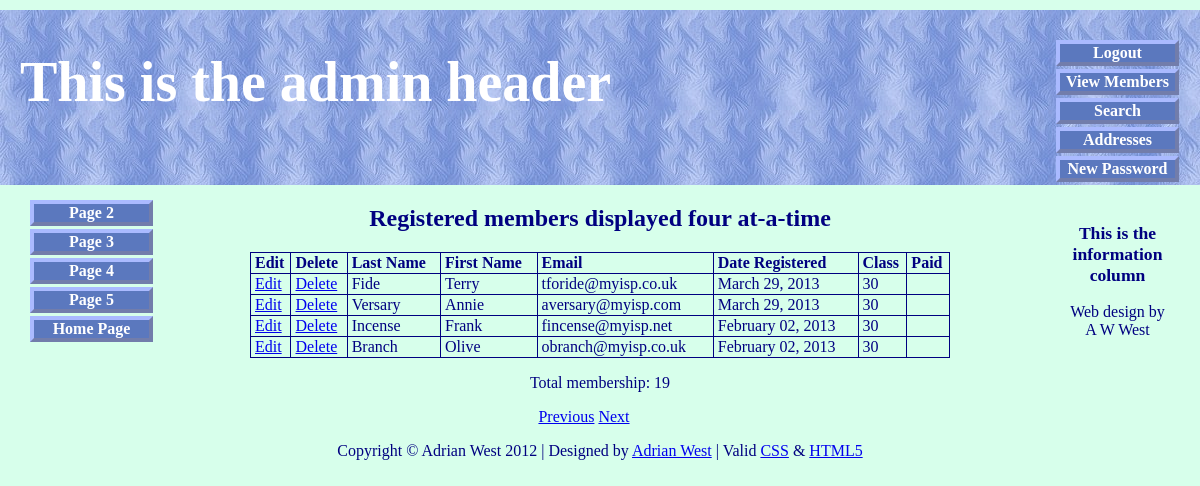
/admin_view_users.php?s=12&p=5 (signed in), run on the app's committed database.
### tables this page shows
CREATE TABLE IF NOT EXISTS `users` (
  `user_id` mediumint(6) unsigned NOT NULL AUTO_INCREMENT,
  `title` char(10) NOT NULL,
  `fname` varchar(30) NOT NULL,
  `lname` varchar(40) NOT NULL,
  `email` varchar(50) NOT NULL,
  `psword` char(40) NOT NULL,
  `uname` char(12) NOT NULL,
  `registration_date` datetime NOT NULL,
  `class` char(20) NOT NULL,
  `user_level` tinyint(2) unsigned NOT NULL,
  `addr1` varchar(50) NOT NULL,
  `addr2` varchar(50) DEFAULT NULL,
  `city` varchar(50) NOT NULL,
  `county` char(20) NOT NULL,
  `pcode` char(10) NOT NULL,
  `phone` char(11) DEFAULT NULL,
  `paid` enum('No','Yes') NOT NULL,
  PRIMARY KEY (`user_id`)
);

### admin_view_users.php (the view, shortened to what this page needs)
<!doctype html>
<html lang=en>
<head>
<link rel="stylesheet" type="text/css" href="includes.css">
</head>
<body>
<div id="container">
<?php include("header-admin.php"); ?>
<?php include("nav.php"); ?>
<?php include("info-col.php"); ?>
<div id="content">
<h2>Registered members displayed four at-a-time</h2>
<p>
<?php
require ('mysqli_connect.php');
$pagerows = 4;
if (isset($_GET['p']) && is_numeric
($_GET['p'])) {
$pages=$_GET['p'];
}
if (isset($_GET['s']) && is_numeric
($_GET['s'])) {
$start = $_GET['s'];
}else{
$start = 0;
}
$q = "SELECT lname, fname, email, DATE_FORMAT(registration_date, '%M %d, %Y') AS regdat, class, paid, user_id FROM users ORDER BY registration_date DESC LIMIT $start, $pagerows";
$result = @mysqli_query ($dbcon, $q);
if ($result) {
echo '<table>
<tr><td><b>Edit</b></td>
<td><b>Delete</b></td>
<td><b>Last Name</b></td>
<td><b>First Name</b></td>
<td><b>Email</b></td>
<td><b>Date Registered</b></td>
<td><b>Class</b></td>
<td><b>Paid</b></td>
</tr>';
while ($row = mysqli_fetch_array($result, MYSQLI_ASSOC)) {
	echo '<tr>
	<td><a href="edit_record.php?id=' . $row['user_id'] . '">Edit</a></td>
	<td><a href="delete_record.php?id=' . $row['user_id'] . '">Delete</a></td>
	<td>' . $row['lname'] . '</td>
	<td>' . $row['fname'] . '</td>
	<td>' . $row['email'] . '</td>
	<td>' . $row['regdat'] . '</td>
	<td>' . $row['class'] . '</td>
	<td>' . $row['paid'] . '</td>
	</tr>';
	}
	echo '</table>';
} else {
	echo '<p class="error">The current record could not be retrieved. We apologize for any inconvenience.</p>';
	echo '<p>' . mysqli_error($dbcon) . '<br><br>Query: ' . $q . '</p>';
}
$q = "SELECT COUNT(user_id) FROM users";
$result = @mysqli_query ($dbcon, $q);
$row = @mysqli_fetch_array ($result, MYSQLI_NUM);
$members = $row[0];
echo "<p>Total membership: $members</p>";
if ($pages > 1) {
echo '<p>';
$current_page = ($start/$pagerows) + 1;
if ($current_page != 1) {
echo '<a href="admin_view_users.php?s=' . ($start - $pagerows) . '&p=' . $pages . '">Previous</a> ';
}
if ($current_page != $pages) {
echo '<a href="admin_view_users.php?s=' . ($start + $pagerows) . '&p=' . $pages . '">Next</a> ';
}
echo '</p>';
}
?>
</div>
<?php include("footer.php"); ?>
</div>
</body>
</html>

### includes.css (style rules this page uses)
h2 { font-size:150%; color:navy; text-align:center; }
#container { position:relative; min-width:960px; max-width:1200px; margin:auto; text-align:left; }
#content { margin-left:150px; margin-right:150px; }
table { width:700px; border:1px navy solid; border-collapse:collapse; margin:auto; }
td { border:1px navy solid; padding:1px 0 1px 4px; text-align:left; }

### admin_view_users.php (style rules this page uses)
p { text-align:center; }

### data on the page
users: lname "Fide", fname "Terry", email "tforide@myisp.co.uk", regdat "March 29, 2013", class "30"
users: lname "Versary", fname "Annie", email "aversary@myisp.com", regdat "March 29, 2013", class "30"
users: lname "Incense", fname "Frank", email "fincense@myisp.net", regdat "February 02, 2013", class "30"
users: lname "Branch", fname "Olive", email "obranch@myisp.co.uk", regdat "February 02, 2013", class "30"

### other printed values
$members "19"
